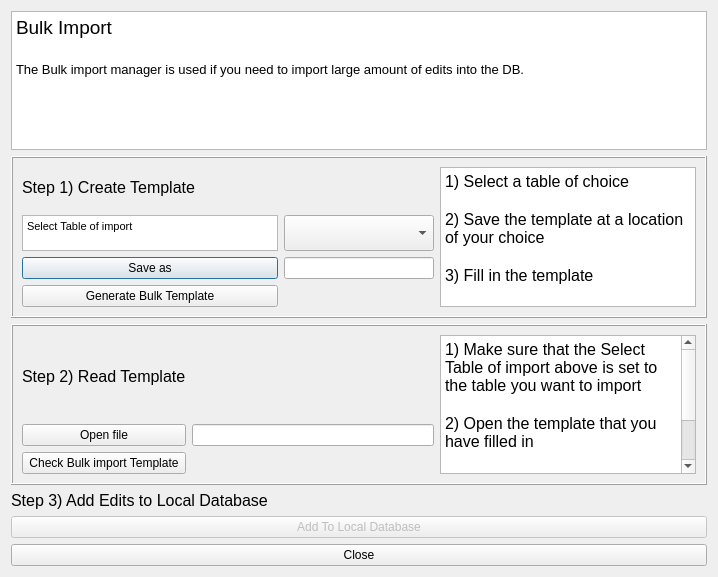
<?xml version="1.0" encoding="UTF-8"?>
<ui version="4.0">
 <class>urban_type_db_editorDialogBase</class>
 <widget class="QDialog" name="urban_type_db_editorDialogBase">
  <property name="geometry">
   <rect>
    <x>0</x>
    <y>0</y>
    <width>718</width>
    <height>577</height>
   </rect>
  </property>
  <property name="windowTitle">
   <string>Urban Type Database editor</string>
  </property>
  <layout class="QGridLayout" name="gridLayout_3">
   <item row="0" column="0">
    <widget class="QTextBrowser" name="textBrowser_3">
     <property name="sizePolicy">
      <sizepolicy hsizetype="Expanding" vsizetype="Preferred">
       <horstretch>0</horstretch>
       <verstretch>0</verstretch>
      </sizepolicy>
     </property>
     <property name="html">
      <string>&lt;!DOCTYPE HTML PUBLIC &quot;-//W3C//DTD HTML 4.0//EN&quot; &quot;http://www.w3.org/TR/REC-html40/strict.dtd&quot;&gt;
&lt;html&gt;&lt;head&gt;&lt;meta name=&quot;qrichtext&quot; content=&quot;1&quot; /&gt;&lt;style type=&quot;text/css&quot;&gt;
p, li { white-space: pre-wrap; }
&lt;/style&gt;&lt;/head&gt;&lt;body style=&quot; font-family:'MS Shell Dlg 2'; font-size:8.25pt; font-weight:400; font-style:normal;&quot;&gt;
&lt;p style=&quot; margin-top:0px; margin-bottom:0px; margin-left:0px; margin-right:0px; -qt-block-indent:0; text-indent:0px;&quot;&gt;&lt;span style=&quot; font-size:14pt;&quot;&gt;Bulk Import&lt;/span&gt;&lt;/p&gt;
&lt;p style=&quot;-qt-paragraph-type:empty; margin-top:0px; margin-bottom:0px; margin-left:0px; margin-right:0px; -qt-block-indent:0; text-indent:0px; font-size:14pt;&quot;&gt;&lt;br /&gt;&lt;/p&gt;
&lt;p style=&quot; margin-top:0px; margin-bottom:0px; margin-left:0px; margin-right:0px; -qt-block-indent:0; text-indent:0px;&quot;&gt;&lt;span style=&quot; font-size:10pt;&quot;&gt;The Bulk import manager is used if you need to import large amount of edits into the DB. &lt;/span&gt;&lt;/p&gt;&lt;/body&gt;&lt;/html&gt;</string>
     </property>
    </widget>
   </item>
   <item row="1" column="0">
    <widget class="QFrame" name="frame1">
     <property name="frameShape">
      <enum>QFrame::Box</enum>
     </property>
     <property name="frameShadow">
      <enum>QFrame::Raised</enum>
     </property>
     <layout class="QGridLayout" name="gridLayout">
      <item row="1" column="0">
       <widget class="QTextBrowser" name="textBrowser_Surface">
        <property name="sizePolicy">
         <sizepolicy hsizetype="Expanding" vsizetype="Fixed">
          <horstretch>0</horstretch>
          <verstretch>0</verstretch>
         </sizepolicy>
        </property>
        <property name="maximumSize">
         <size>
          <width>16777215</width>
          <height>36</height>
         </size>
        </property>
        <property name="html">
         <string>&lt;!DOCTYPE HTML PUBLIC &quot;-//W3C//DTD HTML 4.0//EN&quot; &quot;http://www.w3.org/TR/REC-html40/strict.dtd&quot;&gt;
&lt;html&gt;&lt;head&gt;&lt;meta name=&quot;qrichtext&quot; content=&quot;1&quot; /&gt;&lt;style type=&quot;text/css&quot;&gt;
p, li { white-space: pre-wrap; }
&lt;/style&gt;&lt;/head&gt;&lt;body style=&quot; font-family:'MS Shell Dlg 2'; font-size:8.25pt; font-weight:400; font-style:normal;&quot;&gt;
&lt;p style=&quot; margin-top:0px; margin-bottom:0px; margin-left:0px; margin-right:0px; -qt-block-indent:0; text-indent:0px;&quot;&gt;Select Table of import&lt;/p&gt;&lt;/body&gt;&lt;/html&gt;</string>
        </property>
       </widget>
      </item>
      <item row="2" column="0">
       <widget class="QPushButton" name="pushButtonSave">
        <property name="text">
         <string>Save as</string>
        </property>
       </widget>
      </item>
      <item row="3" column="0">
       <widget class="QPushButton" name="pushButtonGenTemp">
        <property name="text">
         <string>Generate Bulk Template</string>
        </property>
       </widget>
      </item>
      <item row="2" column="1">
       <widget class="QLineEdit" name="textOutput">
        <property name="sizePolicy">
         <sizepolicy hsizetype="Expanding" vsizetype="Preferred">
          <horstretch>0</horstretch>
          <verstretch>0</verstretch>
         </sizepolicy>
        </property>
       </widget>
      </item>
      <item row="1" column="1">
       <widget class="QComboBox" name="comboBoxTable">
        <property name="enabled">
         <bool>true</bool>
        </property>
        <property name="sizePolicy">
         <sizepolicy hsizetype="Expanding" vsizetype="Fixed">
          <horstretch>0</horstretch>
          <verstretch>0</verstretch>
         </sizepolicy>
        </property>
        <property name="maximumSize">
         <size>
          <width>16777215</width>
          <height>36</height>
         </size>
        </property>
        <property name="currentIndex">
         <number>-1</number>
        </property>
       </widget>
      </item>
      <item row="0" column="0">
       <widget class="QLabel" name="label_44">
        <property name="text">
         <string>&lt;!DOCTYPE HTML PUBLIC &quot;-//W3C//DTD HTML 4.0//EN&quot; &quot;http://www.w3.org/TR/REC-html40/strict.dtd&quot;&gt;
&lt;html&gt;&lt;head&gt;&lt;meta name=&quot;qrichtext&quot; content=&quot;1&quot; /&gt;&lt;style type=&quot;text/css&quot;&gt;
p, li { white-space: pre-wrap; }
&lt;/style&gt;&lt;/head&gt;&lt;body style=&quot; font-family:'MS Shell Dlg 2'; font-size:8pt; font-weight:400; font-style:normal;&quot;&gt;
&lt;p style=&quot; margin-top:0px; margin-bottom:0px; margin-left:0px; margin-right:0px; -qt-block-indent:0; text-indent:0px;&quot;&gt;&lt;span style=&quot; font-size:12pt;&quot;&gt;Step 1) Create Template&lt;/span&gt;&lt;/p&gt;&lt;/body&gt;&lt;/html&gt;</string>
        </property>
       </widget>
      </item>
      <item row="0" column="2" rowspan="4">
       <widget class="QTextBrowser" name="textBrowser">
        <property name="html">
         <string>&lt;!DOCTYPE HTML PUBLIC &quot;-//W3C//DTD HTML 4.0//EN&quot; &quot;http://www.w3.org/TR/REC-html40/strict.dtd&quot;&gt;
&lt;html&gt;&lt;head&gt;&lt;meta name=&quot;qrichtext&quot; content=&quot;1&quot; /&gt;&lt;style type=&quot;text/css&quot;&gt;
p, li { white-space: pre-wrap; }
&lt;/style&gt;&lt;/head&gt;&lt;body style=&quot; font-family:'MS Shell Dlg 2'; font-size:8.25pt; font-weight:400; font-style:normal;&quot;&gt;
&lt;p style=&quot; margin-top:0px; margin-bottom:0px; margin-left:0px; margin-right:0px; -qt-block-indent:0; text-indent:0px;&quot;&gt;&lt;span style=&quot; font-size:12pt;&quot;&gt;1) Select a table of choice&lt;/span&gt;&lt;/p&gt;
&lt;p style=&quot;-qt-paragraph-type:empty; margin-top:0px; margin-bottom:0px; margin-left:0px; margin-right:0px; -qt-block-indent:0; text-indent:0px; font-size:12pt;&quot;&gt;&lt;br /&gt;&lt;/p&gt;
&lt;p style=&quot; margin-top:0px; margin-bottom:0px; margin-left:0px; margin-right:0px; -qt-block-indent:0; text-indent:0px;&quot;&gt;&lt;span style=&quot; font-size:12pt;&quot;&gt;2) Save the template at a location of your choice&lt;/span&gt;&lt;/p&gt;
&lt;p style=&quot;-qt-paragraph-type:empty; margin-top:0px; margin-bottom:0px; margin-left:0px; margin-right:0px; -qt-block-indent:0; text-indent:0px; font-size:12pt;&quot;&gt;&lt;br /&gt;&lt;/p&gt;
&lt;p style=&quot; margin-top:0px; margin-bottom:0px; margin-left:0px; margin-right:0px; -qt-block-indent:0; text-indent:0px;&quot;&gt;&lt;span style=&quot; font-size:12pt;&quot;&gt;3) Fill in the template&lt;/span&gt;&lt;/p&gt;&lt;/body&gt;&lt;/html&gt;</string>
        </property>
       </widget>
      </item>
     </layout>
    </widget>
   </item>
   <item row="2" column="0">
    <widget class="QFrame" name="frame1_2">
     <property name="frameShape">
      <enum>QFrame::Box</enum>
     </property>
     <property name="frameShadow">
      <enum>QFrame::Raised</enum>
     </property>
     <layout class="QGridLayout" name="gridLayout_2">
      <item row="0" column="0">
       <widget class="QLabel" name="label_43">
        <property name="text">
         <string>&lt;!DOCTYPE HTML PUBLIC &quot;-//W3C//DTD HTML 4.0//EN&quot; &quot;http://www.w3.org/TR/REC-html40/strict.dtd&quot;&gt;
&lt;html&gt;&lt;head&gt;&lt;meta name=&quot;qrichtext&quot; content=&quot;1&quot; /&gt;&lt;style type=&quot;text/css&quot;&gt;
p, li { white-space: pre-wrap; }
&lt;/style&gt;&lt;/head&gt;&lt;body style=&quot; font-family:'MS Shell Dlg 2'; font-size:8pt; font-weight:400; font-style:normal;&quot;&gt;
&lt;p style=&quot; margin-top:0px; margin-bottom:0px; margin-left:0px; margin-right:0px; -qt-block-indent:0; text-indent:0px;&quot;&gt;&lt;span style=&quot; font-size:12pt;&quot;&gt;Step 2) Read Template&lt;/span&gt;&lt;/p&gt;&lt;/body&gt;&lt;/html&gt;</string>
        </property>
       </widget>
      </item>
      <item row="0" column="2" rowspan="3">
       <widget class="QTextBrowser" name="textBrowser_2">
        <property name="html">
         <string>&lt;!DOCTYPE HTML PUBLIC &quot;-//W3C//DTD HTML 4.0//EN&quot; &quot;http://www.w3.org/TR/REC-html40/strict.dtd&quot;&gt;
&lt;html&gt;&lt;head&gt;&lt;meta name=&quot;qrichtext&quot; content=&quot;1&quot; /&gt;&lt;style type=&quot;text/css&quot;&gt;
p, li { white-space: pre-wrap; }
&lt;/style&gt;&lt;/head&gt;&lt;body style=&quot; font-family:'MS Shell Dlg 2'; font-size:8.25pt; font-weight:400; font-style:normal;&quot;&gt;
&lt;p style=&quot; margin-top:0px; margin-bottom:0px; margin-left:0px; margin-right:0px; -qt-block-indent:0; text-indent:0px;&quot;&gt;&lt;span style=&quot; font-size:12pt;&quot;&gt;1) Make sure that the Select Table of import above is set to the table you want to import&lt;/span&gt;&lt;/p&gt;
&lt;p style=&quot;-qt-paragraph-type:empty; margin-top:0px; margin-bottom:0px; margin-left:0px; margin-right:0px; -qt-block-indent:0; text-indent:0px; font-size:12pt;&quot;&gt;&lt;br /&gt;&lt;/p&gt;
&lt;p style=&quot; margin-top:0px; margin-bottom:0px; margin-left:0px; margin-right:0px; -qt-block-indent:0; text-indent:0px;&quot;&gt;&lt;span style=&quot; font-size:12pt;&quot;&gt;2) Open the template that you have filled in&lt;/span&gt;&lt;/p&gt;
&lt;p style=&quot;-qt-paragraph-type:empty; margin-top:0px; margin-bottom:0px; margin-left:0px; margin-right:0px; -qt-block-indent:0; text-indent:0px; font-size:12pt;&quot;&gt;&lt;br /&gt;&lt;/p&gt;
&lt;p style=&quot; margin-top:0px; margin-bottom:0px; margin-left:0px; margin-right:0px; -qt-block-indent:0; text-indent:0px;&quot;&gt;&lt;span style=&quot; font-size:12pt;&quot;&gt;3) Press Check Bulk Import Template to check if your template is valid for the SUEWS-Database&lt;/span&gt;&lt;/p&gt;&lt;/body&gt;&lt;/html&gt;</string>
        </property>
       </widget>
      </item>
      <item row="1" column="0">
       <widget class="QPushButton" name="pushButtonSave_2">
        <property name="text">
         <string>Open file</string>
        </property>
       </widget>
      </item>
      <item row="1" column="1">
       <widget class="QLineEdit" name="textOutput_2">
        <property name="sizePolicy">
         <sizepolicy hsizetype="Expanding" vsizetype="Preferred">
          <horstretch>0</horstretch>
          <verstretch>0</verstretch>
         </sizepolicy>
        </property>
       </widget>
      </item>
      <item row="2" column="0">
       <widget class="QPushButton" name="pushButtonCheck">
        <property name="text">
         <string>Check Bulk import Template</string>
        </property>
       </widget>
      </item>
     </layout>
    </widget>
   </item>
   <item row="3" column="0">
    <layout class="QGridLayout" name="gridLayout_8">
     <item row="2" column="0">
      <widget class="QPushButton" name="pushButtonGen">
       <property name="enabled">
        <bool>false</bool>
       </property>
       <property name="text">
        <string>Add To Local Database</string>
       </property>
      </widget>
     </item>
     <item row="3" column="0">
      <widget class="QPushButton" name="pushButtonCancel">
       <property name="text">
        <string>Close</string>
       </property>
      </widget>
     </item>
     <item row="1" column="0">
      <widget class="QLabel" name="label_45">
       <property name="text">
        <string>&lt;!DOCTYPE HTML PUBLIC &quot;-//W3C//DTD HTML 4.0//EN&quot; &quot;http://www.w3.org/TR/REC-html40/strict.dtd&quot;&gt;
&lt;html&gt;&lt;head&gt;&lt;meta name=&quot;qrichtext&quot; content=&quot;1&quot; /&gt;&lt;style type=&quot;text/css&quot;&gt;
p, li { white-space: pre-wrap; }
&lt;/style&gt;&lt;/head&gt;&lt;body style=&quot; font-family:'MS Shell Dlg 2'; font-size:8pt; font-weight:400; font-style:normal;&quot;&gt;
&lt;p style=&quot; margin-top:0px; margin-bottom:0px; margin-left:0px; margin-right:0px; -qt-block-indent:0; text-indent:0px;&quot;&gt;&lt;span style=&quot; font-size:12pt;&quot;&gt;Step 3) Add Edits to Local Database&lt;/span&gt;&lt;/p&gt;&lt;/body&gt;&lt;/html&gt;</string>
       </property>
      </widget>
     </item>
    </layout>
   </item>
  </layout>
 </widget>
 <resources/>
 <connections>
  <connection>
   <sender>pushButtonCancel</sender>
   <signal>clicked()</signal>
   <receiver>urban_type_db_editorDialogBase</receiver>
   <slot>close()</slot>
   <hints>
    <hint type="sourcelabel">
     <x>758</x>
     <y>727</y>
    </hint>
    <hint type="destinationlabel">
     <x>461</x>
     <y>380</y>
    </hint>
   </hints>
  </connection>
 </connections>
</ui>
